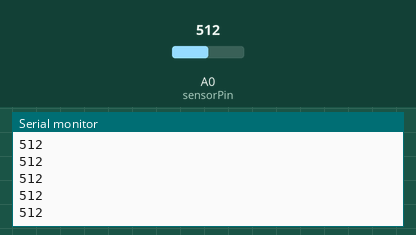
Bench run of a sketch on a simulated Arduino Uno, built with avr-gcc and run on an emulated ATmega328P. Parts: the last lines printed to the serial monitor. Inputs (shaded band) come from the test bench; at power-on: A0 (sensorPin) = 512.

Above: at 1.2 s.
1.3 s: A0 (sensorPin) set to 716
At 1.31 s:
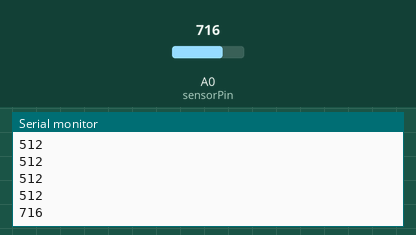
2.8 s: A0 (sensorPin) set to 900
At 2.81 s:
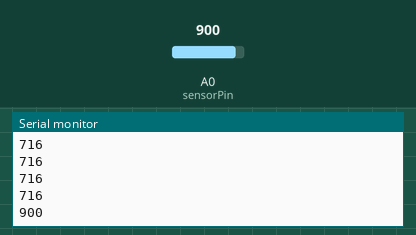
Timing chart, 0 to 5.8 s (numbered marks = the images above; inputs shaded):
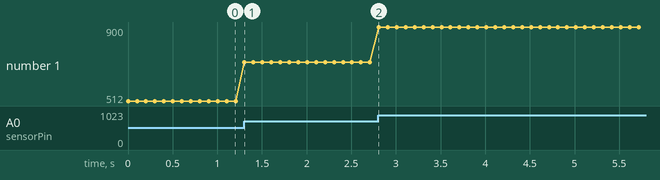

The sketch:

lightSensor_v2.ino
```cpp
int sensorPin = 0;
int value = 0;


void setup() {
  Serial.begin(57600);
  pinMode(sensorPin, INPUT);

}

void loop() {
  value = analogRead(sensorPin);
  Serial.println(value);


//  if (value > 400) {
//    digitalWrite(ledPin, HIGH);
//                      }
//  else {
//    digitalWrite(ledPin, LOW);
//         }
//
  delay(100);

}
```

Measured:
- after the input at 1.3 s, the serial monitor: prints a new line at once (image 1)
- after the input at 2.8 s, the serial monitor: prints a new line at once (image 2)
- plotted number 1: 512 → 716 after the input at 1.3 s, 716 → 900 after the input at 2.8 s
